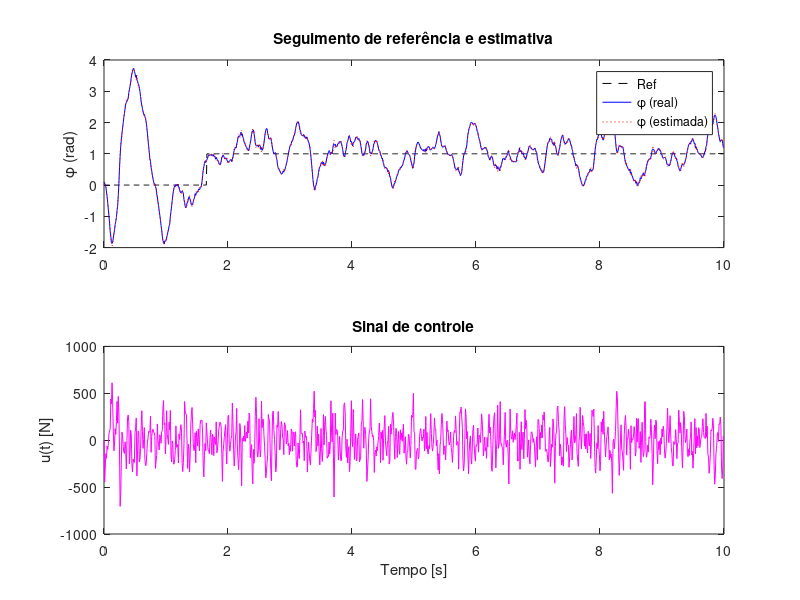
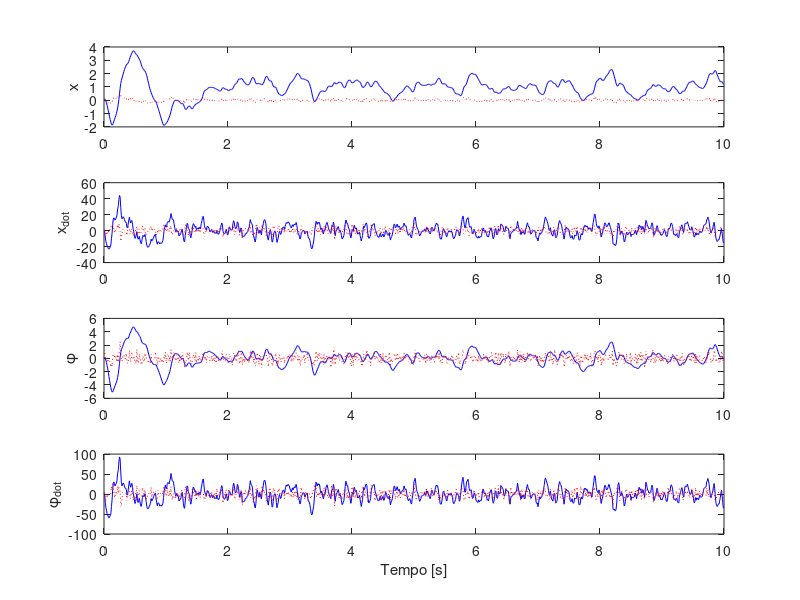

The MATLAB source for these figures, in order: (Note: this script raises an error after producing the figures.)
%% Atividade 02: Controle do pêndulo invertido sobre carro usando LQG.
clear all; close all; clc;

%% Planta do pêndulo invertido 
% Ref.: https://ctms.engin.umich.edu/CTMS/index.php?example=InvertedPendulum&section=SystemModeling 
% A variável sensorialmente medida é a posição angular do pêndulo (phi)

% Parametros do sistema
M = 0.5; m = 0.2; b = 0.1; I = 0.006; g = 9.8; l = 0.3;   

% Modelo em Espaço de Estados Contínuo
p = I*(M+m)+M*m*l^2; 

A = [0      1              0           0;
     0 -(I+m*l^2)*b/p  (m^2*g*l^2)/p   0;
     0      0              0           1;
     0 -(m*l*b)/p       m*g*l*(M+m)/p  0];

B = [0; (I+m*l^2)/p; 0; m*l/p];

C = [1 0 0 0]; % apenas o angulo do pendulo é medido
%      0 0 1 0];

D = 0;% 0]

sys_ss_c = ss(A,B,C,D, 'statename', {'x' 'x_dot' 'phi' 'phi_dot'}, 'inputname',{'u'}, 'outputname', {'phi'})

% Modelo de Espaço de Estado Discreto
Ts = 0.01; % s
sys_ss_d = c2d(sys_ss_c,Ts)
[Ad,Bd,Cd,Dd] = ssdata(sys_ss_d);

% Modelo Aumentando de Espaço de Estado Discreto
% Adicionar o integrador
Aa = [1,     Cd*Ad;
       zeros(size(Ad,1),1), Ad];  
Ba = [Cd*Bd;
       Bd];
Ca = [1, zeros(1, size(Ad,1))];     % só mede a variavel integrada
Da = 0;

sys_ss_d_a = ss(Aa,Ba,Ca,Da,Ts)

% Verificação de controlabilidade e observabilidade
Co = ctrb(Ad, Bd); Ob = obsv(Ad, Cd);

if rank(Co) == size(Ad,1)
    disp("Sistema Controlável");
else
    warning("Sistema NÃO é Controlável");
end

if rank(Ob) == size(Ad,1)
    disp("Sistema Observável");
else
    warning("Sistema NÃO é Observável");
end

%% Controlador LQR
              %x x_dot phi phi_dot int   
Q_lqr = diag([10    1   100   1     50]);   % ponderação das variaveis de estados
R_lqr = 1;                                  % ponderação do sinal de controle

K = dlqr(Aa,Ba,Q_lqr,R_lqr)

% Analise de estabilidade relativa via margens de ganho e de fase
Cz_lqr = ss(Aa - Ba*K, Ba, -K, 0, Ts);  % controlador LQR
LoopGain_lqr = sys_ss_d_a * Cz_lqr;                 % malha aberta

I = eye(size(LoopGain_lqr.C,1));

Tsen = feedback(LoopGain_lqr, I);   % Co-sensibilidade
Ssen = feedback(I, LoopGain_lqr);   % Sensibilidade

mt = max( sigma(Tsen) ); ms = max( sigma(Ssen) );

GmdB_lqr = min( 20*log10(ms/(ms-1)), 20*log10(1+(1/mt)) )
Pmdeg_lqr = (180/pi)*min( (2*asin(1/(2*ms)) ), (2*asin(1/(2*mt)) ) )

%% Filtro de Kalman (Observador)
Q_kf = diag([ 1   1   1   1  1]);
R_kf = 1;
L = (dlqr(Aa',Ca',Q_kf,R_kf))' % metodo LQR

% Analise de estabilidade relativa via margens de ganho e de fase
Cz_kf = ss(Aa - L*Ca, L, -K, 0, Ts);
LoopGain_kf = sys_ss_d_a * Cz_kf;

Tsen = feedback(LoopGain_kf, eye(size(LoopGain_kf.C,1)));
Ssen = feedback(eye(size(LoopGain_kf.C,1)), LoopGain_kf);

mt = max( sigma(Tsen) ); ms = max( sigma(Ssen) );

GmdB_kf = min( 20*log10(ms/(ms-1)), 20*log10(1+(1/mt)) )
Pmdeg_kf = (180/pi)*min( (2*asin(1/(2*ms)) ), (2*asin(1/(2*mt)) ) )

%% Compensador dinâmico completo LQG

% Condições iniciais
tfinal = 10; % tempo de simulação (s)
N = round(tfinal/Ts); 
t = 0:Ts:N*Ts-Ts;

x(:,1) = [0.1; 0; 0.1; 0];   % posição, velocidade, angulo, velocidade angular
xa(:,1) = [0; 0; 0; 0; 0];   % integrador + estados estimados

y(1) = C*x(:,1);             % saida medida inicial
ya(1) = Ca*xa(:,1);          % saida estimada inicial

x1e(1) = xa(2,1); x2e(1) = xa(3,1);
x3e(1) = xa(4,1); x4e(1) = xa(5,1);

% Disturbios na entrada e saida
w = 1*wgn(1,N, 1e-3, 'linear'); 
v = 1*wgn(1,N, 1e-3, 'linear'); 

ref(1:round(N/6))= 0; ref(round(N/6):N)=1;   % referencia 
u = zeros(1, N);    % controle aplicado
du = zeros(1, N);   % incremento de controle

% Simulação
for k = 2:N
    % Sistema real
    x(:,k) = Ad*x(:,k-1) + Bd*u(k-1) + [0;0;0;0];  % pode adicionar perturbações aqui
    y(k) = C*x(:,k) + v(k);                        % saída com ruído de medição
    
    % Estimador de estados (Filtro de Kalman com integrador)
    xa(:,k) = Aa*xa(:,k-1) + Ba*du(k-1) + L*( y(k-1) - ya(k-1) );
    ya(k) = Ca*xa(:,k);

    % Controle LQR com ação integrativa
    du(k) = K * ( [ref(N); zeros(4,1)] - xa(:,k) );
    
    % Atualiza controle total aplicando integrador na entrada
    u(k) = u(k-1) + du(k);

    % Estados estimados individualmente
    x1e(k) = xa(2,k);
    x2e(k) = xa(3,k);
    x3e(k) = xa(4,k);
    x4e(k) = xa(5,k);
end

% calculo da Função Custo
J = sum(x(3,:).^2 + u.^2)

%% Plots
% Comparação entre referência, saída real e estimada
figure;
subplot(2,1,1)
    plot(t, ref, 'k--'); hold on;
    plot(t, y, 'b'); 
    plot(t, ya, 'r:');
    legend('Ref', '\phi (real)', '\phi (estimada)');
    ylabel('\phi (rad)');
    title('Seguimento de referência e estimativa');

subplot(2,1,2)
    plot(t, u, 'm');
    ylabel('u(t) [N]');
    xlabel('Tempo [s]');
    title('Sinal de controle');

% Estados estimados vs reais
figure;
subplot(4,1,1)
    plot(t, x(1,:), 'b'); hold on; plot(t, x1e, 'r:'); ylabel('x');
subplot(4,1,2)
    plot(t, x(2,:), 'b'); hold on; plot(t, x2e, 'r:'); ylabel('x_{dot}');
subplot(4,1,3)
    plot(t, x(3,:), 'b'); hold on; plot(t, x3e, 'r:'); ylabel('\phi');
subplot(4,1,4)
    plot(t, x(4,:), 'b'); hold on; plot(t, x4e, 'r:'); ylabel('\phi_{dot}');
xlabel('Tempo [s]');
sgtitle('Estados reais vs. estimados');
legend('Real', 'Estimado');
